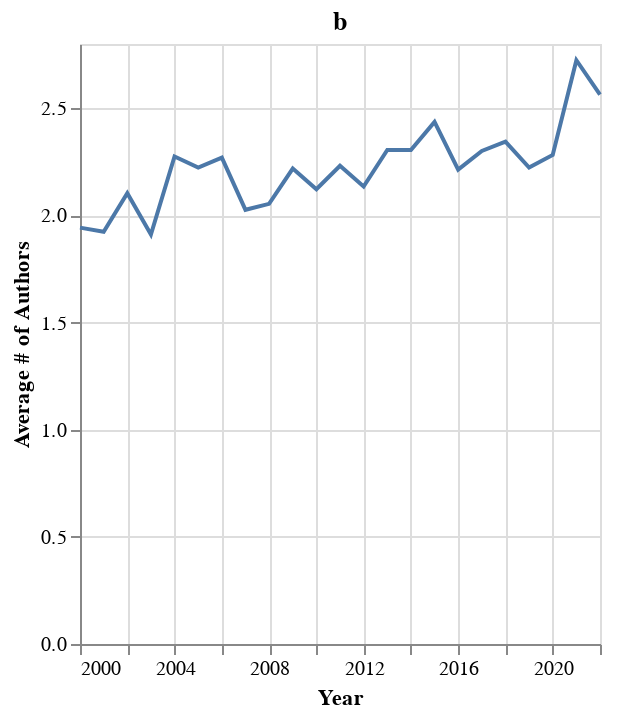

Notebook code cell kept with this figure:
### Code cell
yearly_ave_authornum_chart = alt.Chart(yearly_ave_authornum).mark_line().encode(
    
    x = alt.X(
        'year',
        title = 'Year'
    ),
    y = alt.Y(
        'numberOfAuthors',
        title = 'Average # of Authors'
    )
).properties(
    title = 'b',
    height=300,
    width=260
)
yearly_ave_authornum_chart

### Figure 1 — Vega-Lite specification as saved in the notebook (floating-point values rounded to 4 significant figures)
{"config": {"view": {"continuousWidth": 400, "continuousHeight": 300}}, "data": {"name": "data-a4ad3af11d868e7e72501459e3b76f85"}, "mark": "line", "encoding": {"x": {"field": "year", "title": "Year", "type": "temporal"}, "y": {"field": "numberOfAuthors", "title": "Average # of Authors", "type": "quantitative"}}, "height": 300, "title": "b", "width": 260, "$schema": "https://vega.github.io/schema/vega-lite/v4.17.0.json", "datasets": {"data-a4ad3af11d868e7e72501459e3b76f85": [{"year": "2000-01-01T00:00:00", "numberOfAuthors": 1.943}, {"year": "2001-01-01T00:00:00", "numberOfAuthors": 1.924}, {"year": "2002-01-01T00:00:00", "numberOfAuthors": 2.104}, {"year": "2003-01-01T00:00:00", "numberOfAuthors": 1.911}, {"year": "2004-01-01T00:00:00", "numberOfAuthors": 2.275}, {"year": "2005-01-01T00:00:00", "numberOfAuthors": 2.224}, {"year": "2006-01-01T00:00:00", "numberOfAuthors": 2.27}, {"year": "2007-01-01T00:00:00", "numberOfAuthors": 2.026}, {"year": "2008-01-01T00:00:00", "numberOfAuthors": 2.054}, {"year": "2009-01-01T00:00:00", "numberOfAuthors": 2.219}, {"year": "2010-01-01T00:00:00", "numberOfAuthors": 2.122}, {"year": "2011-01-01T00:00:00", "numberOfAuthors": 2.232}, {"year": "2012-01-01T00:00:00", "numberOfAuthors": 2.135}, {"year": "2013-01-01T00:00:00", "numberOfAuthors": 2.305}, {"year": "2014-01-01T00:00:00", "numberOfAuthors": 2.305}, {"year": "2015-01-01T00:00:00", "numberOfAuthors": 2.436}, {"year": "2016-01-01T00:00:00", "numberOfAuthors": 2.214}, {"year": "2017-01-01T00:00:00", "numberOfAuthors": 2.301}, {"year": "2018-01-01T00:00:00", "numberOfAuthors": 2.344}, {"year": "2019-01-01T00:00:00", "numberOfAuthors": 2.223}, {"year": "2020-01-01T00:00:00", "numberOfAuthors": 2.282}, {"year": "2021-01-01T00:00:00", "numberOfAuthors": 2.725}, {"year": "2022-01-01T00:00:00", "numberOfAuthors": 2.564}]}}
